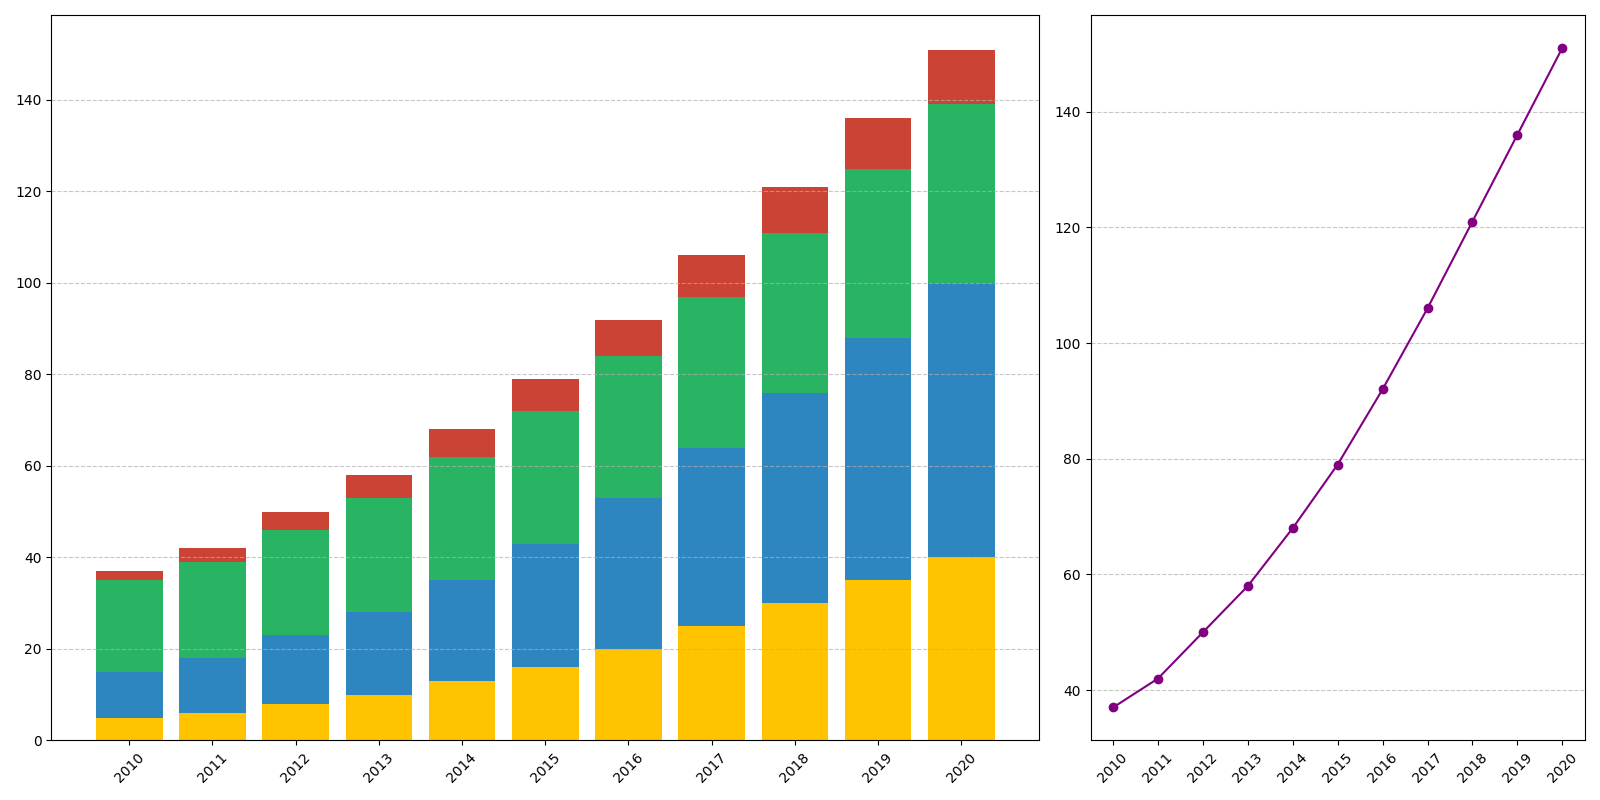

Python code for this plot:
import matplotlib.pyplot as plt
import numpy as np

# Years from 2010 to 2020
years = np.arange(2010, 2021)

# Data for renewable energy usage (in terawatt-hours)
solar_energy = [5, 6, 8, 10, 13, 16, 20, 25, 30, 35, 40]
wind_energy = [10, 12, 15, 18, 22, 27, 33, 39, 46, 53, 60]
hydro_energy = [20, 21, 23, 25, 27, 29, 31, 33, 35, 37, 39]
geothermal_energy = [2, 3, 4, 5, 6, 7, 8, 9, 10, 11, 12]

total_energy_usage = np.array(solar_energy) + np.array(wind_energy) + np.array(hydro_energy) + np.array(geothermal_energy)

# Create a figure with two subplots
fig, (ax1, ax2) = plt.subplots(1, 2, figsize=(16, 8), gridspec_kw={'width_ratios': [2, 1]})

# Stacked Bar Chart
ax1.bar(years, solar_energy, color='#FFC300')
ax1.bar(years, wind_energy, bottom=solar_energy, color='#2E86C1')
ax1.bar(years, hydro_energy, bottom=np.array(solar_energy) + np.array(wind_energy), color='#28B463')
ax1.bar(years, geothermal_energy, bottom=np.array(solar_energy) + np.array(wind_energy) + np.array(hydro_energy), color='#CB4335')

ax1.set_xticks(years)
ax1.set_xticklabels(years, rotation=45)
ax1.grid(True, axis='y', linestyle='--', alpha=0.7)

# Line Plot of Total Energy Usage
ax2.plot(years, total_energy_usage, marker='o', linestyle='-', color='purple')
ax2.set_xticks(years)
ax2.set_xticklabels(years, rotation=45)
ax2.grid(True, axis='y', linestyle='--', alpha=0.7)

plt.tight_layout()
plt.show()
